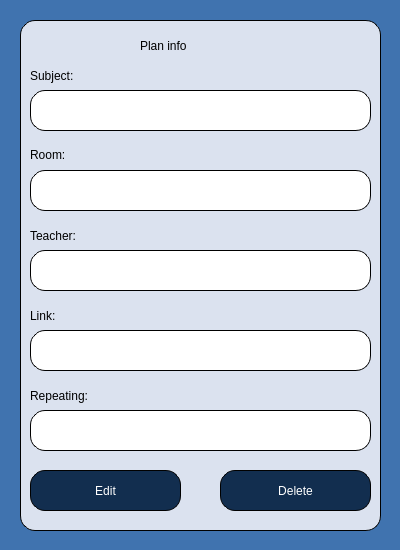
<?xml version="1.0" encoding="UTF-8"?>
<ui version="4.0">
 <class>PlanInfoDialog</class>
 <widget class="QWidget" name="PlanInfoDialog">
  <property name="geometry">
   <rect>
    <x>0</x>
    <y>0</y>
    <width>400</width>
    <height>550</height>
   </rect>
  </property>
  <property name="sizePolicy">
   <sizepolicy hsizetype="Fixed" vsizetype="Fixed">
    <horstretch>0</horstretch>
    <verstretch>0</verstretch>
   </sizepolicy>
  </property>
  <property name="minimumSize">
   <size>
    <width>400</width>
    <height>550</height>
   </size>
  </property>
  <property name="maximumSize">
   <size>
    <width>400</width>
    <height>550</height>
   </size>
  </property>
  <property name="windowTitle">
   <string>Form</string>
  </property>
  <property name="styleSheet">
   <string notr="true">background-color:rgb(64, 115, 175);</string>
  </property>
  <widget class="QWidget" name="widget_PlanInfo" native="true">
   <property name="geometry">
    <rect>
     <x>20</x>
     <y>20</y>
     <width>361</width>
     <height>511</height>
    </rect>
   </property>
   <property name="styleSheet">
    <string notr="true">background-color:rgb(219, 226, 239);
border-radius:15px;
border-style: solid;
border-width: 1px;
border-color:rgb(0, 0, 0);</string>
   </property>
   <widget class="QLabel" name="label_Subject">
    <property name="geometry">
     <rect>
      <x>10</x>
      <y>40</y>
      <width>81</width>
      <height>31</height>
     </rect>
    </property>
    <property name="styleSheet">
     <string notr="true">font: 14pt &quot;Times New Roman&quot;;
color:black;
background-color:rgb(219, 226, 239);
border-width:0px;</string>
    </property>
    <property name="text">
     <string>Subject:</string>
    </property>
   </widget>
   <widget class="QLabel" name="label_PlanInfo">
    <property name="geometry">
     <rect>
      <x>120</x>
      <y>10</y>
      <width>131</width>
      <height>31</height>
     </rect>
    </property>
    <property name="styleSheet">
     <string notr="true">font: 75 20pt &quot;Times New Roman&quot;;
color:black;
background-color:rgb(219, 226, 239);
border-width:0px;</string>
    </property>
    <property name="text">
     <string>Plan info</string>
    </property>
   </widget>
   <widget class="QLabel" name="label_Link">
    <property name="geometry">
     <rect>
      <x>10</x>
      <y>280</y>
      <width>121</width>
      <height>31</height>
     </rect>
    </property>
    <property name="styleSheet">
     <string notr="true">font: 14pt &quot;Times New Roman&quot;;
color:black;
background-color:rgb(219, 226, 239);
border-width:0px;
</string>
    </property>
    <property name="text">
     <string>Link:</string>
    </property>
   </widget>
   <widget class="QLabel" name="label_SubjectName">
    <property name="geometry">
     <rect>
      <x>10</x>
      <y>70</y>
      <width>341</width>
      <height>41</height>
     </rect>
    </property>
    <property name="styleSheet">
     <string notr="true">background-color:rgb(255, 255, 255);
border-radius:15px;
border-style: solid;
border-width: 1px;
border-color:rgb(0, 0, 0);
font: 14pt &quot;Times New Roman&quot;;
color:black;</string>
    </property>
    <property name="text">
     <string/>
    </property>
   </widget>
   <widget class="QLabel" name="label_Teacher">
    <property name="geometry">
     <rect>
      <x>10</x>
      <y>200</y>
      <width>121</width>
      <height>31</height>
     </rect>
    </property>
    <property name="styleSheet">
     <string notr="true">font: 14pt &quot;Times New Roman&quot;;
color:black;
background-color:rgb(219, 226, 239);
border-width:0px;</string>
    </property>
    <property name="text">
     <string>Teacher:</string>
    </property>
   </widget>
   <widget class="QLabel" name="label_TeacherName">
    <property name="geometry">
     <rect>
      <x>10</x>
      <y>230</y>
      <width>341</width>
      <height>41</height>
     </rect>
    </property>
    <property name="styleSheet">
     <string notr="true">background-color:rgb(255, 255, 255);
border-radius:15px;
border-style: solid;
border-width: 1px;
border-color:rgb(0, 0, 0);
font: 14pt &quot;Times New Roman&quot;;
color:black;</string>
    </property>
    <property name="text">
     <string/>
    </property>
   </widget>
   <widget class="QLabel" name="label_Room">
    <property name="geometry">
     <rect>
      <x>10</x>
      <y>120</y>
      <width>121</width>
      <height>30</height>
     </rect>
    </property>
    <property name="styleSheet">
     <string notr="true">font: 14pt &quot;Times New Roman&quot;;
color:black;
background-color:rgb(219, 226, 239);
border-width:0px;</string>
    </property>
    <property name="text">
     <string>Room:</string>
    </property>
   </widget>
   <widget class="QLabel" name="label_RoonNumber">
    <property name="geometry">
     <rect>
      <x>10</x>
      <y>150</y>
      <width>341</width>
      <height>41</height>
     </rect>
    </property>
    <property name="styleSheet">
     <string notr="true">background-color:rgb(255, 255, 255);
border-radius:15px;
border-style: solid;
border-width: 1px;
border-color:rgb(0, 0, 0);
font: 14pt &quot;Times New Roman&quot;;
color:black;</string>
    </property>
    <property name="text">
     <string/>
    </property>
   </widget>
   <widget class="QLabel" name="label_LinkName">
    <property name="geometry">
     <rect>
      <x>10</x>
      <y>310</y>
      <width>341</width>
      <height>41</height>
     </rect>
    </property>
    <property name="styleSheet">
     <string notr="true">background-color:rgb(255, 255, 255);
border-radius:15px;
border-style: solid;
border-width: 1px;
border-color:rgb(0, 0, 0);
font: 14pt &quot;Times New Roman&quot;;
color:black;</string>
    </property>
    <property name="text">
     <string/>
    </property>
   </widget>
   <widget class="QLabel" name="label_Repeating">
    <property name="geometry">
     <rect>
      <x>10</x>
      <y>360</y>
      <width>121</width>
      <height>31</height>
     </rect>
    </property>
    <property name="styleSheet">
     <string notr="true">font: 14pt &quot;Times New Roman&quot;;
color:black;
background-color:rgb(219, 226, 239);
border-width:0px;
</string>
    </property>
    <property name="text">
     <string>Repeating:</string>
    </property>
   </widget>
   <widget class="QLabel" name="label_RepeatingName">
    <property name="geometry">
     <rect>
      <x>10</x>
      <y>390</y>
      <width>341</width>
      <height>41</height>
     </rect>
    </property>
    <property name="styleSheet">
     <string notr="true">background-color:rgb(255, 255, 255);
border-radius:15px;
border-style: solid;
border-width: 1px;
border-color:rgb(0, 0, 0);
font: 14pt &quot;Times New Roman&quot;;
color:black;</string>
    </property>
    <property name="text">
     <string/>
    </property>
   </widget>
   <widget class="QPushButton" name="pushButton_Edit">
    <property name="geometry">
     <rect>
      <x>10</x>
      <y>450</y>
      <width>151</width>
      <height>41</height>
     </rect>
    </property>
    <property name="styleSheet">
     <string notr="true">background-color:rgb(18, 46, 79);
border-radius:15px;
border-style: solid;
border-width: 1px;
border-color:rgb(0, 0, 0);
font: 75 20pt &quot;Times New Roman&quot;;
color:white;</string>
    </property>
    <property name="text">
     <string>Edit</string>
    </property>
   </widget>
   <widget class="QPushButton" name="pushButton_Delete">
    <property name="geometry">
     <rect>
      <x>200</x>
      <y>450</y>
      <width>151</width>
      <height>41</height>
     </rect>
    </property>
    <property name="styleSheet">
     <string notr="true">background-color:rgb(18, 46, 79);
border-radius:15px;
border-style: solid;
border-width: 1px;
border-color:rgb(0, 0, 0);
font: 75 20pt &quot;Times New Roman&quot;;
color:white;</string>
    </property>
    <property name="text">
     <string>Delete</string>
    </property>
   </widget>
  </widget>
 </widget>
 <resources/>
 <connections/>
</ui>
